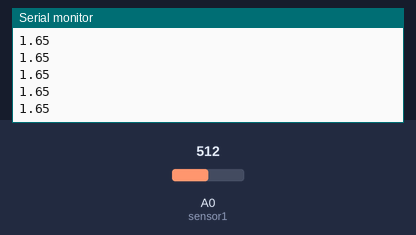
Simulated run of this sketch. Board: Arduino Uno, built with avr-gcc and run on an emulated ATmega328P. Shown: the last lines printed to the serial monitor. The test bench sets the inputs (shaded band); at power-on: A0 (sensor1) = 512.

Above: at 1.2 s.
1.3 s: A0 (sensor1) set to 716
At 1.9 s:
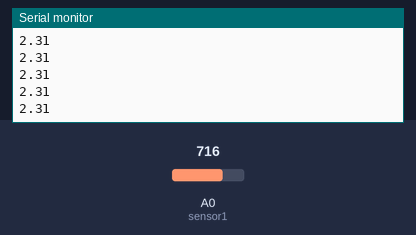
2.8 s: A0 (sensor1) set to 900
At 3.9 s:
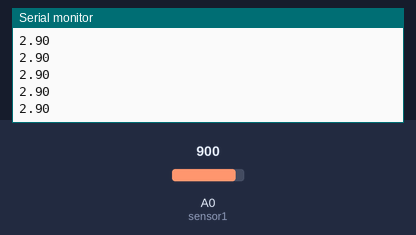
Timing chart, 0 to 5.8 s (numbered marks = the images above; inputs shaded):
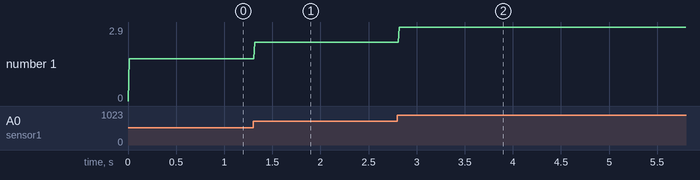

The sketch:

arduino-AnalyseSpectrale.ino
```cpp
int sensor1 = A0 ;
int sensor2 = A1 ;

void setup(){
  // placez votre code d'installation ici, à exécuter une fois :
  Serial.begin(9600);
  pinMode (sensor1, INPUT);
  pinMode (sensor2, INPUT);
}

//globals
float data1;
int data2; //store data from both sensors
int freq = 10; //data collection frequency ~x milliseconds
int curr1;
int curr2;
float percent = 0.05;
int threshold = 1024*percent;
String dataLabel1 = "A1";
String dataLabel2 = "Photoresistor";
bool label = true;

void loop(){
      //print out column headers
    while(label){ //runs once
        Serial.println(dataLabel1);
       // Serial.print(",");
       // Serial.println(dataLabel2);
        label=false;
  }


    data1 = ((data2*3.3)/1023);
    data2 = analogRead(sensor1);


      //Display Data to Serial Monitor
      Serial.println(data1);
      //Serial.print(",");
      //Serial.println(data2);


        //set the current equal to the data
      curr1 = data1;
      curr2 = data2;


      delay(freq);

}
```

Measured:
- after the input at 1.3 s, the serial monitor: prints a new line at once (image 1)
- after the input at 2.8 s, the serial monitor: prints a new line at once (image 2)
- plotted number 1: 1.65 → 2.31 after the input at 1.3 s, 2.31 → 2.9 after the input at 2.8 s
